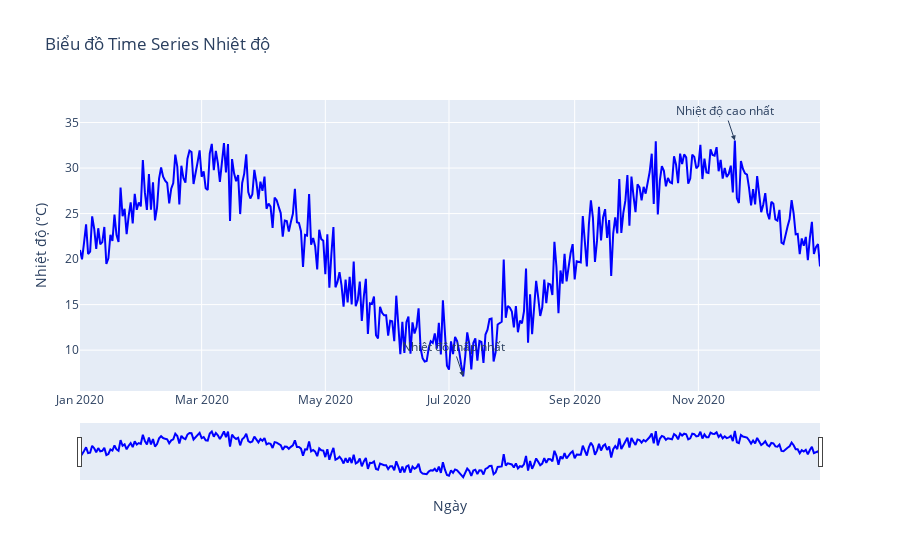

Notebook cell for this chart:
### Code cell
import pandas as pd
import numpy as np
import plotly.graph_objects as go

# Tạo dữ liệu
np.random.seed(42)
date_range = pd.date_range(start='2020-01-01', end='2020-12-31', freq='D')
temperature_data = 20 + 10 * np.sin(np.linspace(0, 3 * np.pi, len(date_range))) + np.random.normal(0, 2, len(date_range))

# Tạo DataFrame
data = pd.DataFrame({'date': date_range, 'temperature': temperature_data})
data.set_index('date', inplace=True)

# Tạo biểu đồ
fig = go.Figure()

# Thêm dữ liệu vào biểu đồ
fig.add_trace(go.Scatter(x=data.index, y=data['temperature'], mode='lines', name='Nhiệt độ', line=dict(color='blue', width=2)))

# Cài đặt tiêu đề và nhãn
fig.update_layout(
    title='Biểu đồ Time Series Nhiệt độ',
    xaxis_title='Ngày',
    yaxis_title='Nhiệt độ (°C)',
    xaxis_rangeslider_visible=True
)

# Thêm các giá trị cao nhất và thấp nhất
max_temp = data['temperature'].max()
min_temp = data['temperature'].min()
fig.add_annotation(x=data['temperature'].idxmax(), y=max_temp, text='Nhiệt độ cao nhất', showarrow=True, arrowhead=2)
fig.add_annotation(x=data['temperature'].idxmin(), y=min_temp, text='Nhiệt độ thấp nhất', showarrow=True, arrowhead=2)

# Hiển thị biểu đồ
fig.show()

### Figure 1 — Plotly figure (JSON) as saved in the notebook; plotly's stock layout.template omitted (floating-point values rounded to 4 significant figures; data arrays with more than 128 entries replaced by an {"elided": "..."} marker saying what was removed)
{"data": [{"line": {"color": "blue", "width": 2}, "mode": "lines", "name": "Nhiệt độ", "type": "scatter", "x": {"elided": "366 str values"}, "y": {"elided": "366 float values"}}], "layout": {"annotations": [{"arrowhead": 2, "showarrow": true, "text": "Nhiệt độ cao nhất", "x": "2020-11-19T00:00:00", "y": 33.03}, {"arrowhead": 2, "showarrow": true, "text": "Nhiệt độ thấp nhất", "x": "2020-07-08T00:00:00", "y": 7.111}], "title": {"text": "Biểu đồ Time Series Nhiệt độ"}, "xaxis": {"rangeslider": {"visible": true}, "title": {"text": "Ngày"}}, "yaxis": {"title": {"text": "Nhiệt độ (°C)"}}}}
